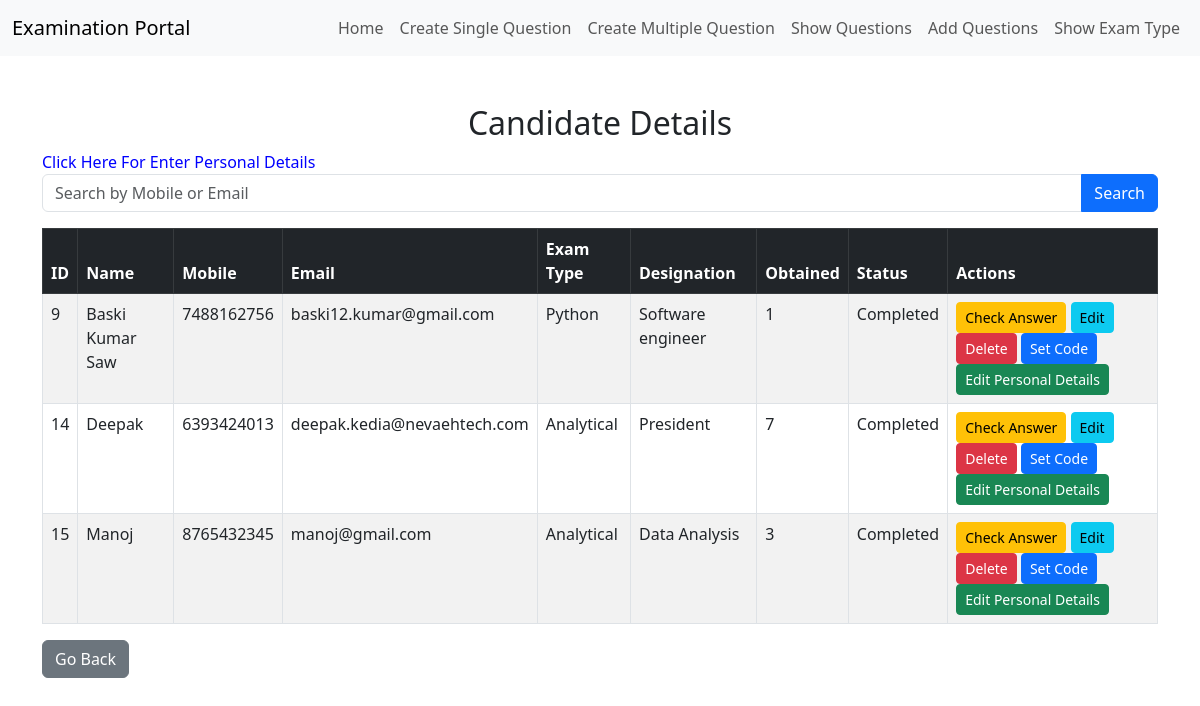
Page /show_candidate.php on the earlier database version.
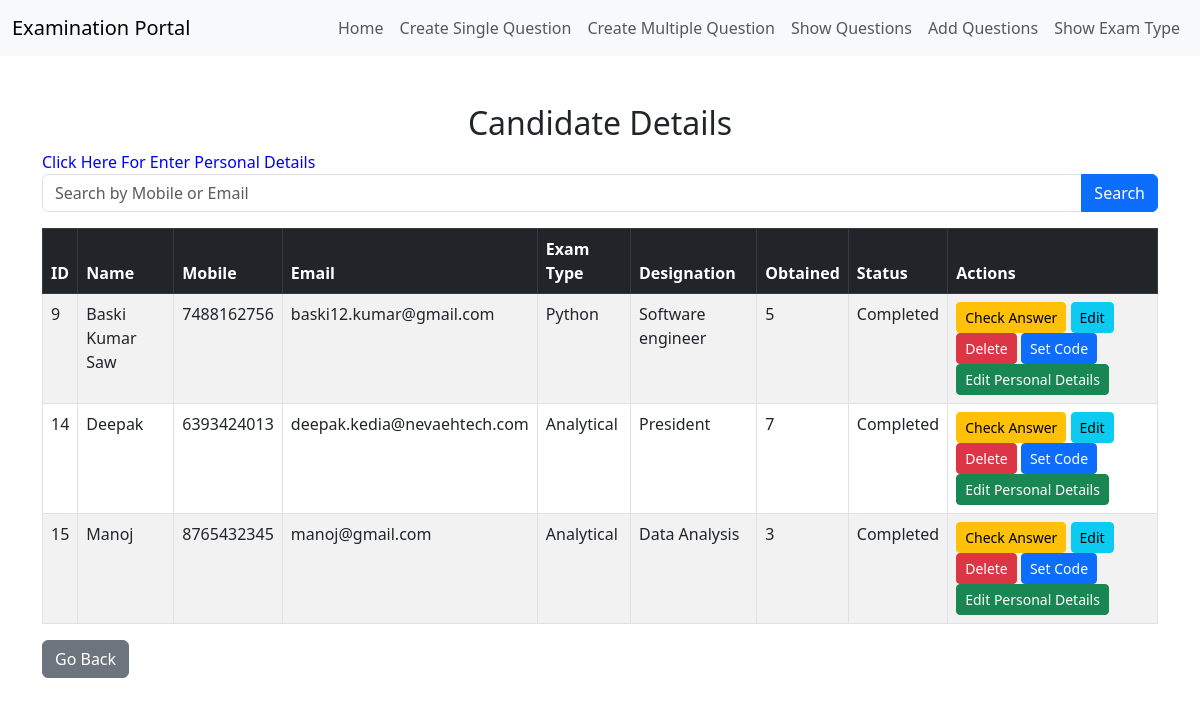
Same page on the later database version.
### tables this page shows
CREATE TABLE `candidates` (
  `id` int(8) NOT NULL,
  `name` varchar(255) NOT NULL,
  `mobile` varchar(15) NOT NULL,
  `email` varchar(100) NOT NULL,
  `password` varchar(100) NOT NULL,
  `exam_type` varchar(100) NOT NULL,
  `designation` varchar(100) NOT NULL,
  `total_marks` int(4) NOT NULL,
  `sec_code` varchar(10) NOT NULL,
  `exam_duration` varchar(10) NOT NULL,
  `status` varchar(50) NOT NULL,
  `is_exam_completed` tinyint(1) DEFAULT 0
);

### show_candidate.php (the view, shortened to what this page needs)
<?php
include 'conn.php';
$searchQuery = "";
$searchResults = null;
$candidates = $searchResults ?: $conn->query("SELECT * FROM candidates");
?>
<!DOCTYPE html>
<html>
<head>
    <link rel="stylesheet" href="https://cdnjs.cloudflare.com/ajax/libs/bootstrap/5.3.0/css/bootstrap.min.css">
</head>
<body>
<nav class="navbar navbar-expand-lg navbar-light bg-light">
    <div class="container-fluid">
        <a class="navbar-brand" href="#">Examination Portal</a>
        <div class="collapse navbar-collapse" id="navbarNav">
            <ul class="navbar-nav ms-auto">
            <li class="nav-item"><a class="nav-link" href="index.php">Home</a></li>
                <li class="nav-item"><a class="nav-link" href="single_question_bank.php">Create Single Question</a></li>
                <li class="nav-item"><a class="nav-link" href="multiple_question_bank.php">Create Multiple Question</a></li>
                <li class="nav-item"><a class="nav-link" href="show_question.php">Show Questions</a></li>
                <li class="nav-item"><a class="nav-link" href="add_question.php">Add Questions</a></li>
                <li class="nav-item"><a class="nav-link" href="show_exam_type.php">Show Exam Type</a></li>
            </ul>
        </div>
    </div>
</nav>
<div class="container mt-5">
    <h2 class="text-center">Candidate Details</h2>
    <a style="color: blue;" class="nav-link" href="candidate_personal_details.php">Click Here For Enter Personal Details </a>
    <form method="POST" class="mb-3">
        <div class="input-group">
            <input type="text" name="search" class="form-control" placeholder="Search by Mobile or Email" value="<?php echo htmlspecialchars($searchQuery); ?>">
            <button type="submit" class="btn btn-primary">Search</button>
        </div>
    </form>
    <table class="table table-bordered table-striped">
        <thead class="table-dark">
            <tr>
                <th>ID</th>
                <th>Name</th>
                <th>Mobile</th>
                <th>Email</th>
                <th>Exam Type</th>
                <th>Designation</th>
                <th>Obtained</th>
                <th>Status</th>
                <th>Actions</th>
            </tr>
        </thead>
        <tbody>
            <?php while ($row = $candidates->fetch_assoc()) { ?>
                <tr>
                    <td><?php echo $row['id']; ?></td>
                    <td><?php echo htmlspecialchars($row['name']); ?></td>
                    <td><?php echo htmlspecialchars($row['mobile']); ?></td>
                    <td><?php echo htmlspecialchars($row['email']); ?></td>
                    <td><?php echo htmlspecialchars($row['exam_type']); ?></td>
                    <td><?php echo htmlspecialchars($row['designation']); ?></td>
                    <td><?php echo htmlspecialchars($row['total_marks']); ?></td>
                    <td><?php echo htmlspecialchars($row['status']); ?></td>
                    <td>
    <a href="show_result_details.php?id=<?php echo $row['id']; ?>" class="btn btn-warning btn-sm">Check Answer</a>
    <a href="edit_candidate.php?id=<?php echo $row['id']; ?>" class="btn btn-info btn-sm">Edit</a>
    <a href="delete_candidate.php?delete=<?php echo $row['id']; ?>" class="btn btn-danger btn-sm" onclick="return confirm('Are you sure you want to delete this record?');">Delete</a>
    <a href="show_question_set.php?candidate_id=<?php echo $row['id']; ?>" class="btn btn-primary btn-sm">Set Code</a>
    <a href="edit_candidate_details.php?id=<?php echo $row['id']; ?>" class="btn btn-success btn-sm">Edit Personal Details</a>
</td>
                </tr>
            <?php } ?>
        </tbody>
    </table>
    <a href="index.php" class="btn btn-secondary">Go Back</a>
</div>
</body>
</html>

Differences in the rows shown:
changed candidates "Baski Kumar Saw": total_marks "1" → "5"
